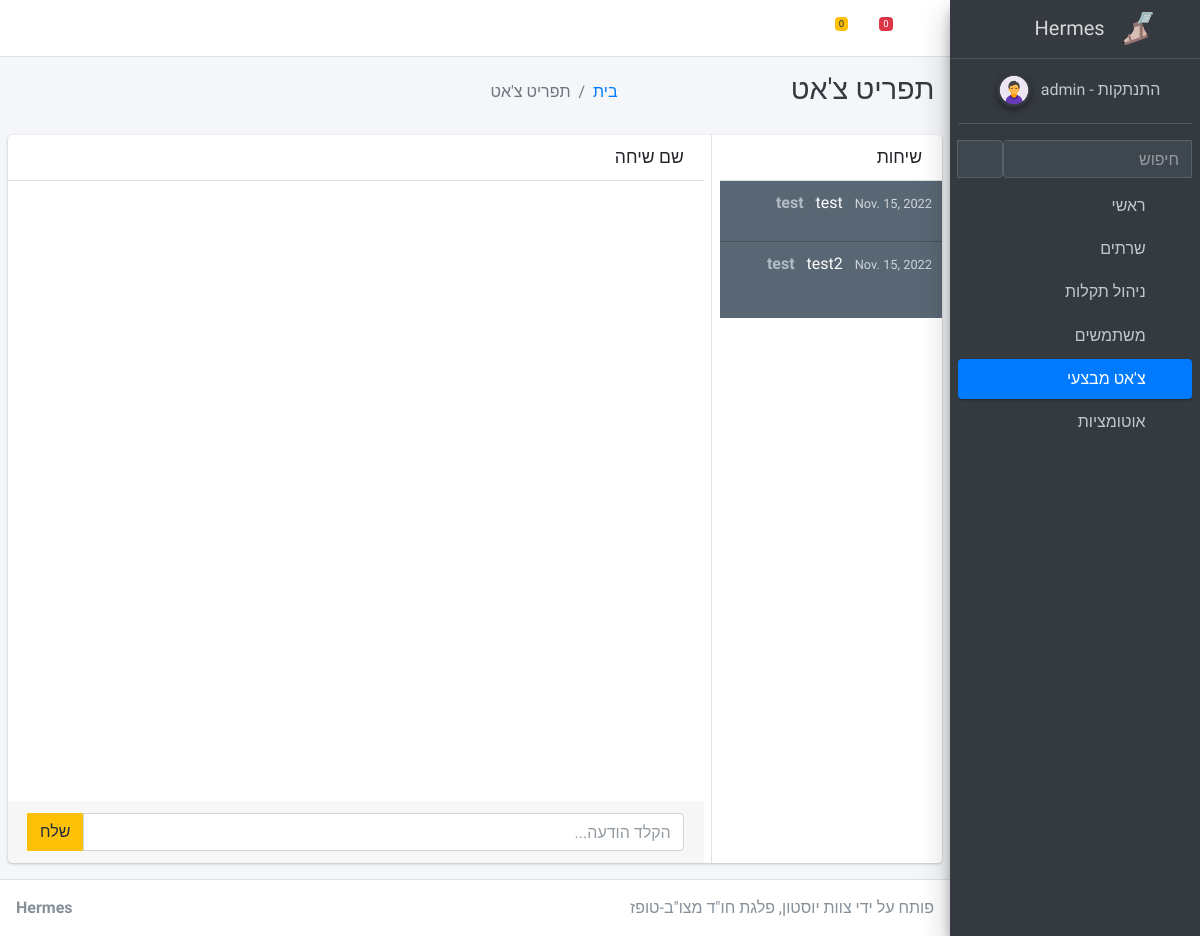
The page /chat/ (signed in) on the database as committed earlier.
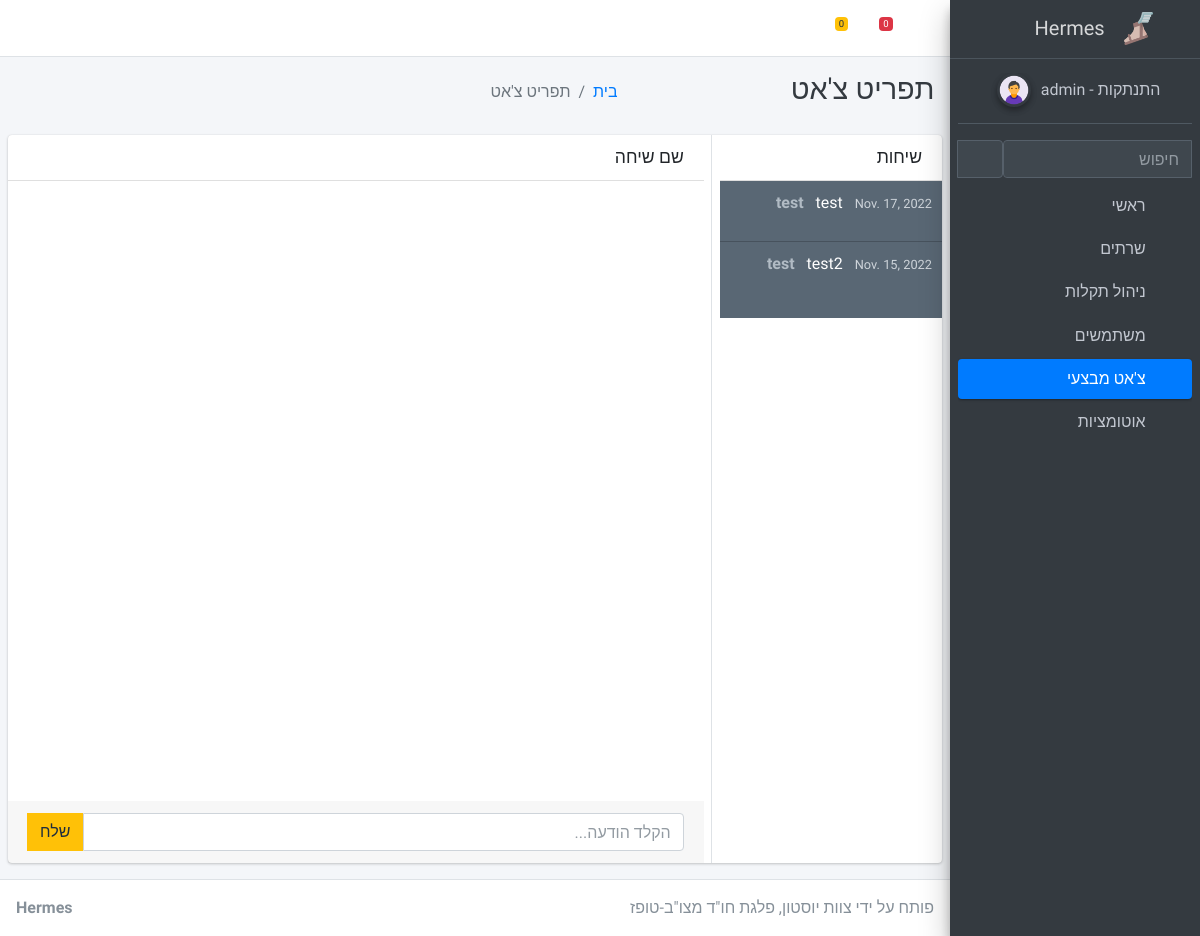
The same page on the database as committed later.
### apps/chat/models.py (models this page shows, shortened)
class Room(models.Model):
    name = models.CharField(max_length=255)
    slug = models.SlugField(unique=True)
    updated = models.DateField(auto_now_add=True)
    lastMessage = models.CharField(blank=True,max_length=255)

### apps/chat/views.py (the view)
# urls.py: path('', views.rooms, name='rooms'),
@login_required
def rooms(request):
    context = {'chat'}
    rooms = Room.objects.all()
    return render(request, 'chat/rooms.html', {'rooms': rooms, 'messages': [], 'segment': context})

### apps/context_processors.py (called while the page is built)
def cfg_assets_root(request):
    return { 'ASSETS_ROOT' : settings.ASSETS_ROOT }

### apps/home/templatetags/auth_extras.py (called while the page is built)
@register.filter(name='has_group')
def has_group(user, group_name):
    group = Group.objects.get(name=group_name)
    return True if group in user.groups.all() else False

@register.filter(name='get_messages')
def get_messages(user):
    return latestMessages

@register.filter(name='get_notifications')
def get_notifications(user):
    return latestUserSignUp + lastestAlerts

### apps/templates/chat/rooms.html (shortened to what this page needs)
{% extends 'layouts/base.html' %}
{% block body_class %} sidebar-mini layout-fixed layout-navbar-fixed layout-footer-fixed {% endblock body_class %}
{% block stylesheets %}
  <link rel="stylesheet" href="{{ ASSETS_ROOT }}/plugins/fontawesome-free/css/all.min.css">
  <link rel="stylesheet" href="{{ ASSETS_ROOT }}/css/adminlte.min.css">
{% endblock stylesheets %}
{% block content %}
  <div class="content-wrapper">
    <div class="content-header" style="direction:rtl">
      <div class="container-fluid">
        <div class="row mb-2">
          <div class="col-sm-3">
            <h1 class="m-0 text-dark">תפריט צ'אט</h1>
          </div>
          <div class="col-sm-3">
            <ol class="breadcrumb float-sm-left">
              <li class="breadcrumb-item"><a href="/">בית</a></li>
              <li class="breadcrumb-item active">תפריט צ'אט</li>
            </ol>
          </div>
        </div>
      </div>
    </div>
    <section class="content">
        <div class="card direct-chat direct-chat-warning">
            <div class="row">
                <div class="col-md-9 border-right">
                    <div class="card-header">
                        <h3 class="card-title">שם שיחה</h3>
                      </div>
                    <div class="direct-chat-messages" style="height:620px" id="chat-messages">
                    </div>
                    <div class="card-footer">
                        <form action="." method="post">
                            <div class="input-group">
                                <span class="input-group-append">
                                    <button id="chat-message-submit" type="button" class="btn btn-warning">שלח</button>
                                </span>
                                <input type="text" name="content" placeholder="הקלד הודעה..." class="form-control" id="chat-message-input">
                            </div>
                        </form>
                    </div>
                </div>
                <div class="col-md-3">
                    <div class="card-header">
                        <h3 class="card-title">שיחות</h3>
                    </div>
                    <div class="direct-chat-contacts" style="height:auto;position:inherit;transform:none;">
                        <ul class="contacts-list" id="roomslist">
                            {% for room in rooms %}
                            <li>
                                <a href="{% url 'rooms_id' room.slug %}">
                                    <div class="contacts-list-info">
                                        <span class="contacts-list-name">
                                            <span class="contacts-list-msg">{{room.lastMessage}}</span>
                                            <h6 style="width:100%;max-width:50px;display: initial;">{{room.name}}</h6>
                                            <small class="contacts-list-date">{{room.updated}}</small>
                                        </span>
                                    </div>
                                </a>
                                <a href="{% url 'room' room.slug %}">
                                    <div class="contacts-list-info">
                                        <span class="contacts-list-name">
                                            <i class="fas fa-comments float-left"></i>
                                        </span>
                                    </div>
                                </a>
                            </li>
                            {% endfor %}
                        </ul>
                    </div>
                </div>
            </div>
        </div>
    </section>
  </div>
{% endblock %}

### apps/templates/layouts/base.html (shortened to what this page needs)
<!DOCTYPE html>
<html lang="en">
<head>
  {% block stylesheets %}{% endblock stylesheets %}
</head>
<body class="hold-transition {% block body_class %}{% endblock body_class %}">
<div class="wrapper">
    {% include 'includes/navigation.html' %}
    {% include 'includes/sidebar.html' %}
    {% block content %}{% endblock content %}
    {% include 'includes/footer.html' %}
</div>
</body>
</html>

### apps/templates/includes/navigation.html (shortened to what this page needs)
{% load auth_extras %}
  <nav class="main-header navbar navbar-expand navbar-white navbar-light">
    <ul class="navbar-nav">
      <li class="nav-item">
        <a class="nav-link" data-widget="pushmenu" role="button"><i class="fas fa-bars"></i></a>
      </li>
      <li class="nav-item dropdown">
        <a class="nav-link" data-toggle="dropdown">
          <i class="far fa-comments"></i>
          <span class="badge badge-danger navbar-badge">{{ request.user|get_messages }}</span>
        </a>
      </li>
        <li class="nav-item dropdown">
          <a class="nav-link" data-toggle="dropdown" >
            <i class="far fa-bell"></i>
            <span class="badge badge-warning navbar-badge">{{ request.user|get_notifications }}</span>
          </a>
        </li>
    </ul>
  </nav>

### apps/templates/includes/sidebar.html (shortened to what this page needs)
{% load auth_extras %}
  <aside class="main-sidebar sidebar-dark-primary elevation-4">
    <a href="/" class="brand-link text-center">
      <span class="brand-text font-weight-light">Hermes</span>
      <img src="{{ ASSETS_ROOT }}/img/hermes-logo.png" alt="Hermes Logo" class="brand-image" style="opacity: .8;">
    </a>
    <div class="sidebar">
      <div class="user-panel mt-3 pb-3 mb-3 d-flex justify-content-center">
        <div class="image">
          <img src="{{ ASSETS_ROOT }}/img/admin.png" class="img-circle elevation-2" alt="User Image">
        </div>
        <div class="info">
          <a href="{% url 'logout' %}" class="d-block">
            {{ user.username }} - התנתקות
          </a>
        </div>
      </div>
      <div class="form-inline" style="direction:rtl">
        <div class="input-group" data-widget="sidebar-search">
          <input class="form-control form-control-sidebar" type="search" placeholder="חיפוש" aria-label="חיפוש">
          <div class="input-group-append">
            <button class="btn btn-sidebar">
              <i class="fas fa-search fa-fw"></i>
            </button>
          </div>
        </div>
      </div>
      <nav class="mt-2">
        <ul class="nav nav-pills nav-sidebar flex-column" data-widget="treeview" role="menu" data-accordion="false">
          <li class="nav-item has-treeview {% if 'main' in segment %} menu-open {% endif %}">
            <a href="/" class="nav-link {% if 'main' in segment %} active {% endif %}">
              <p>
                ראשי
                <i class="right fas fa-angle-left"></i>
              </p>
              <i class="fas fa-home nav-icon"></i>
            </a>
          </li>
          <li class="nav-item has-treeview {% if 'servers' in segment %} menu-open {% endif %}">
            <a href="/" class="nav-link {% if 'servers' in segment %} active {% endif %}">
              <p>
                שרתים
                <i class="fas fa-angle-left right"></i>
              </p>
              <i class="fas fa-server nav-icon"></i>
            </a>
          </li>
          <li class="nav-item has-treeview {% if 'management' in segment %} menu-open {% endif %}">
            <a href="/" class="nav-link {% if 'management' in segment %} active {% endif %}">
              <p>
                ניהול תקלות
                <i class="fas fa-angle-left right"></i>
              </p>
              <i class="nav-icon fas fa-th"></i>
            </a>
          </li>
          <li class="nav-item has-treeview {% if 'users' in segment %} menu-open {% endif %}">
            <a href="/" class="nav-link {% if 'users' in segment %} active {% endif %}">
              <p>
                משתמשים
                <i class="fas fa-angle-left right"></i>
              </p>
              <i class="fas fa-user nav-icon"></i>
            </a>
          </li>
          <li class="nav-item">
            <a href="/chat/" class="nav-link {% if 'chat' in segment %} active {% endif %}">
              <p>
                צ'אט מבצעי
                <i class="fas fa-angle-left right"></i>
              </p>
              <i class="fas fa-comment nav-icon"></i>
            </a>
          </li>
          <li class="nav-item">
            <a href="/automations" class="nav-link {% if 'automations' in segment %} active {% endif %}">
              <p>
                אוטומציות
                <i class="fas fa-angle-left right"></i>
              </p>
              <i class="nav-icon fas fa-robot"></i>
            </a>
          </li>
        </ul>
      </nav>
    </div>
  </aside>

### apps/templates/includes/footer.html
  <footer class="main-footer">
    <div class="float-left d-none d-sm-inline-block">
      <b>Hermes</b>
    </div>
    <div class="float-right d-none d-sm-inline-block">
        פותח על ידי צוות יוסטון, פלגת חו"ד מצו"ב-טופז
    </div>
  </footer>

Rows that differ between the two databases and show on the page:
changed Room: updated "Nov. 15, 2022" → "Nov. 17, 2022"
